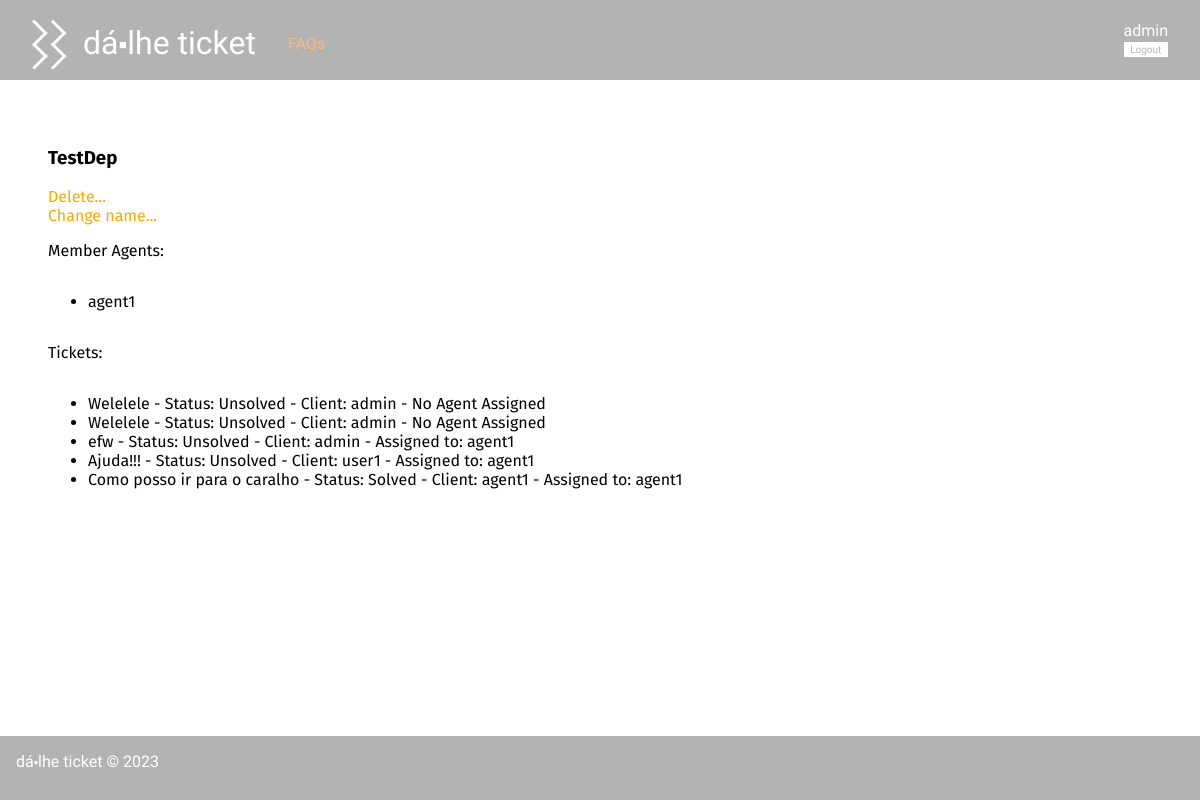
Before: /pages/departmentDetails.php?name=TestDep (signed in) with the older database file.
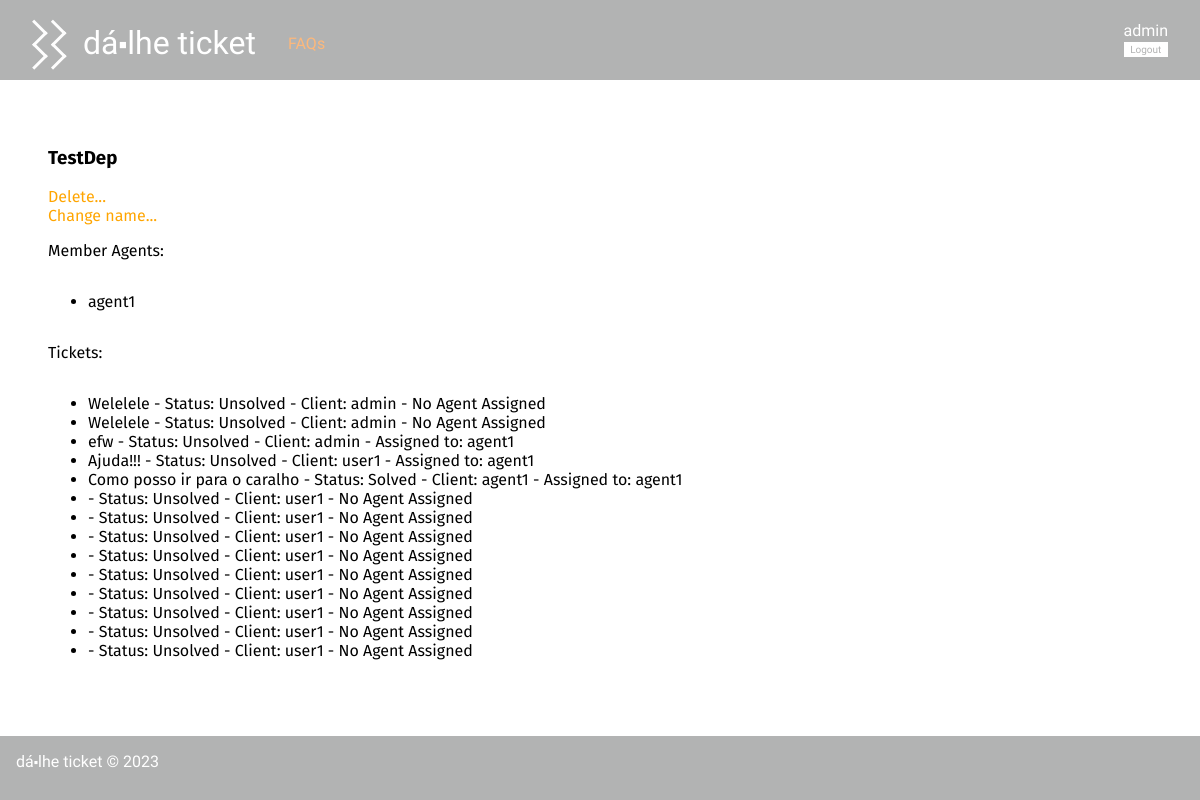
After: the same page with the newer database file.
### tables this page shows
CREATE TABLE Department(
   name varchar(20) primary key
);

CREATE TABLE User(
   name varchar(60) not null,
   username varchar(20) primary key,
   email varchar(60) not null,
   password varchar(40) not null,
   type varchar(5) not null, /*user, agent, admin*/
   department varchar(20)
, ticket_count integer default 0, closed_tickets integer default 0);

CREATE TABLE Ticket(
   id integer primary key autoincrement,
   title varchar(60) not null,
   client varchar(20) not null,
   agent varchar(20),
   status varchar(10) not null,
   department varchar(20),
   foreign key (client) references User(username),
   foreign key (agent) references User(username),
   foreign key (department) references Department(name)
);

### utils/session.php (called while the page is built, shortened)
<?php
  class Session {
    public function isLoggedIn() : bool {
      return isset($_SESSION['id']);
    }
    public function getName() : ?string {
      return isset($_SESSION['name']) ? $_SESSION['name'] : null;
    }
  }
?>

### database/user.class.php (called while the page is built, shortened)
<?php
class User{
  public function __construct(string $name, string $username, string $email, string $type, string $department, int $ticket_count, int $closed_tickets){
    $this->username = $username;
    $this->type = $type;
  }
  static public function getUserByUsername(PDO $db, string $username) : User {
    $stmt = $db->prepare('SELECT * from User where username = ?');
    $stmt->execute(array($username));
    $user = $stmt->fetchAll()[0];
    return new User(
      $user['name'],
      $user['username'],
      $user['email'],
      $user['type'],
      $user['department'],
      intval($user['ticket_count']),
      intval($user['closed_tickets'])
    );
  }
}
?>

### database/department.class.php (called while the page is built, shortened)
<?php
  require_once(__DIR__ . '/../database/ticket.class.php');
  class Department{
    public string $name;
    public function __construct(string $name){
      $this->name = $name;
    }
    public function getMemberAgents(PDO $db) : array {
      $stmt = $db->prepare('SELECT * FROM User WHERE department = ?');
      $stmt->execute(array($this->name));
      $agents = array();
      while ($agent = $stmt->fetch()) {
        $agents[] = new User(
          $agent['name'],
          $agent['username'],
          $agent['email'],
          $agent['type'],
          $agent['department'],
          intval($agent['ticket_count']),
          intval($agent['closed_tickets'])
        );
      }
      return $agents;
    }
    static public function getDepartmentByName(PDO $db, string $name) {
      $stmt = $db->prepare('SELECT * FROM Department WHERE name = ?');
      $stmt->execute(array($name));
      $query = $stmt->fetchAll()[0];
      return new Department($query['name']);
    }
  }
?>

### database/ticket.class.php (called while the page is built, shortened)
<?php
class Ticket {
    public function __construct(int $id, string $title, string $client, ?string $agent, string $status, string $department) {
        $this->id = $id;
        $this->title = $title;
        $this->client = $client;
        $this->agent = $agent;
        $this->status = $status;
    }
    static public function getAllTicketsInDepartment(PDO $db, string $name) : array {
        $stmt = $db->prepare("
            SELECT id, title, client, agent, status, department
            FROM Ticket
            WHERE department = ?
        ");
        $stmt->execute(array($name));
        $tickets = array();
        while($ticket = $stmt->fetch()){
            $tickets[] = new Ticket(
            $ticket['id'],
            $ticket['title'],
            $ticket['client'],
            $ticket['agent'],
            $ticket['status'],
            $ticket['department']
            );
        }
        return $tickets;
    }
}
?>

### templates/departmentDetails.tpl.php (the view, shortened to what this page needs)
<?php
require_once(__DIR__ . '/../database/department.class.php');
require_once(__DIR__ . '/../database/ticket.class.php');
require_once(__DIR__ . '/../database/connection.db.php');
function drawDepartment(Department $department) : void {
        global $session, $db;
?>
    <h3 class="name"><?= $department->name ?></h3>
    <div class="dep_options">
        <a href="../actions/action_delete_department.php?name=<?= $department->name ?>">Delete...</a>
        <br>
        <a href="../pages/change_department_name.php?name=<?= $department->name ?>">Change name...</a>
    </div>
    <p> Member Agents: </p>
    <ul class="search_list">
<?php
    foreach ($department->getMemberAgents($db) as $agent) {
?>
    <li>
        <a href="../pages/profile.php?username=<?= $agent->username ?>"><?= $agent->username ?></a>
    </li>
<?php
    }
?>
    </ul>
    <p> Tickets: </p>
    <ul class="ticket_list">
<?php
    foreach (Ticket::getAllTicketsInDepartment($db, $department->name) as $ticket) {
?>
    <li>
        <a href="../pages/ticket.php?id=<?= $ticket->id ?>"><?= $ticket->title ?>
        - Status: <?= $ticket->status ?>
        - Client: <?= $ticket->client ?>
        <?php if($ticket->agent != null) { ?>
        - Assigned to: <?= $ticket->agent ?></a>
        <?php } else {?>
        - No Agent Assigned</a>
        <?php } ?>
    </li>
<?php
    }
?>
    </ul>
<?php
    }
?>

### pages/departmentDetails.php (shortened to what this page needs)
<?php
    require_once(__DIR__ . '/../templates/common.tpl.php');
    require_once(__DIR__ . '/../templates/departmentDetails.tpl.php');
    require_once(__DIR__ . '/../utils/session.php');
    require_once(__DIR__ . '/../database/connection.db.php');
    require_once(__DIR__ . '/../database/department.class.php');
    require_once(__DIR__ . '/../database/user.class.php');
    $session = new Session();
    $db = getDatabaseConnection();
    $user = User::getUserByUsername($db, $session->getName());
    $department = Department::getDepartmentByName($db, $_GET['name']);
   if($user->type == 'agent' && $user->department == null && $_GET['name'] == ''){
      drawHeader();
      echo "<h4> Sorry, you aren't yet associated with a department.</h4>";
      drawFooter();
   } else {
      drawHeader();
      drawDepartment($department);
      drawFooter();
   }
?>

### templates/common.tpl.php (shortened to what this page needs)
<?php
  $name = 'Dá⬝lhe Ticket';
  require_once(__DIR__ . '/../utils/session.php');
  $session = new Session();
?>
<?php function drawHeader(bool $is_index = false) {
  global $session; ?>
<!DOCTYPE html>
<html lang="en-US">
  <head>
    <?php if($is_index){ ?>
      <link rel="stylesheet" href="../css/index.css">
      <link rel="stylesheet" href="../css/animation.css">
      <script src="../js/animation.js" defer></script>
    <?php } else { ?>
      <link rel="stylesheet" href="../css/style.css">
      <link rel="stylesheet" href="../css/header.css">
    <?php } ?>
  </head>
  <body>
    <header>
      <h1 class="hidden"><a href="/"><?php global $name; echo $name; ?></a></h1>
      <section class="header_options hidden">
        <a href="../pages/faqs.php" class="faqs">FAQs</a>
      </section>
      <section class="header_login hidden">
        <?php
          if ($session->isLoggedIn()) {
            drawLogoutForm($session);
          } else {
            drawLoginForm($session);
          } ?>
      </section>
    </header>
    <main>
<?php } ?>
<?php function drawFooter() { ?>
    </main>
    <footer class="hidden">
      <?php global $name; echo $name; ?> &copy; 2023
    </footer>
  </body>
</html>
<?php } ?>
<?php function drawLogoutForm(Session $session) { ?>
  <form action="../actions/action_logout.php" method="post" class="logout hidden">
    <a href="../pages/profile.php?username=<?=$session->getName()?>"><?=$session->getName()?></a>
    <button type="submit">Logout</button>
  </form>
<?php } ?>

### css/style.css (style rules this page uses)
body { font-family: 'Allerta Stencil', sans-serif; margin: 0; padding: 0; display: grid; grid-template-columns: auto; grid-template-rows: 5em auto 4em; grid-template-areas: "header" "main" "footer"; min-height: 100vh; background-color: #b2b3b3; }
header:first-of-type { grid-area: header; }
footer:last-of-type { max-height: 5em; color: #ffffff; background-color: #b2b3b3; grid-area: footer; padding: 1em; }
main { font-family: 'Fira Sans', sans-serif; display: grid; justify-content: start; align-content: start; grid-area: main; background-color: #ffffff; padding: 3em; }
footer { text-transform: lowercase; }
form * { display: block; }
a { text-decoration: none; color: orange; }
button { background-color: #b2b3b3; color: #ffffff; border: none; border-radius: 0.5em; padding: 0.5em; font-size: 1em; font-weight: 100; cursor: pointer; margin: 1em 0; }
.search_list a { color: black; }
p { overflow-wrap: break-word; }
.ticket_list a { color: black; text-decoration: none; }

### css/header.css (style rules this page uses)
header:first-of-type { display: grid; place-items: center; justify-items: center; align-items: center; background-color: #b2b3b3; color: #ffffff; grid-template-columns: 18rem auto 5rem; grid-template-rows: auto; grid-template-areas: "logo options login"; }
header:first-of-type * { padding: 0; margin: 0; }
header:first-of-type a { text-decoration: none; color: #ffffff; padding: 0; margin: 0; }
header:first-of-type h1 { grid-area: logo; text-transform: lowercase; padding-bottom: 1rem; font-weight: 100; }
header:first-of-type h1 a { margin-left: 1rem; margin-bottom: 10rem; }
header:first-of-type h1:before { content: url("../img/riscas.png"); position:relative; z-index:100000; top:0.5em; }
header:first-of-type .header_options { grid-area: options; justify-self: start; align-self: center; padding-top: 0.4rem; color: #ef7f1a; }
header:first-of-type .header_options a { color: #fdb87b; }
header:first-of-type .header_login { grid-area: login; display: grid; justify-self: end; align-self: center; padding-right: 2em; }
header:first-of-type .logout { display: grid; grid-template-columns: auto; grid-template-rows: auto auto; grid-template-areas: "username" "logout"; justify-items: start; align-items: center; }
header:first-of-type .logout a { grid-area: username; }
header:first-of-type .logout button { grid-area: logout; justify-self: stretch; align-self: stretch; font-size: x-small; }
header:first-of-type button { background-color: #ffffff; color: #b2b3b3; padding: 0.2em; margin: 0.2em 0; border-radius: 0; font-family: 'Allerta Stencil', sans-serif; transition: color, 0.5s; }

Changed rows visible on the page:
added ticket: status "Unsolved", client "user1", shows "- No Agent Assigned"
added ticket: status "Unsolved", client "user1", shows "- No Agent Assigned"
added ticket: status "Unsolved", client "user1", shows "- No Agent Assigned"
added ticket: status "Unsolved", client "user1", shows "- No Agent Assigned"
added ticket: status "Unsolved", client "user1", shows "- No Agent Assigned"
added ticket: status "Unsolved", client "user1", shows "- No Agent Assigned"
added ticket: status "Unsolved", client "user1", shows "- No Agent Assigned"
added ticket: status "Unsolved", client "user1", shows "- No Agent Assigned"
added ticket: status "Unsolved", client "user1", shows "- No Agent Assigned"
